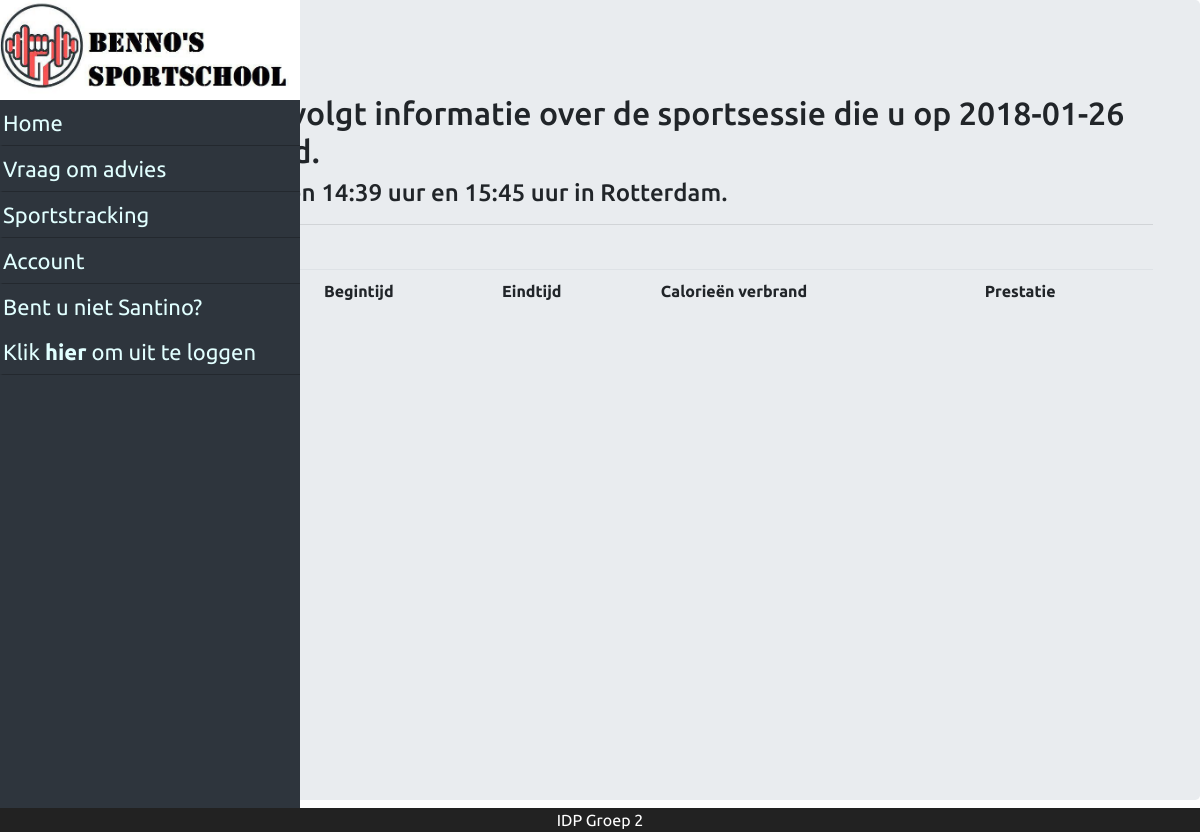
The app's page /index?page=session&_id=4 (signed in) with its own data.
### tables this page shows
CREATE TABLE `user` (
  `id` int(11) NOT NULL,
  `username` varchar(45) NOT NULL,
  `password` varchar(100) NOT NULL,
  `salt` varchar(45) NOT NULL,
  `name` varchar(45) NOT NULL,
  `insertion` varchar(45) NOT NULL,
  `lastname` varchar(45) NOT NULL,
  `birthday` date NOT NULL,
  `email` varchar(100) NOT NULL,
  `phone` varchar(10) NOT NULL,
  `street` varchar(45) NOT NULL,
  `house_number` varchar(5) NOT NULL,
  `postal_code` varchar(6) NOT NULL,
  `role` varchar(20) NOT NULL,
  `iban` varchar(18) NOT NULL,
  `subscription` int(11) DEFAULT NULL,
  `card` int(11) DEFAULT NULL
);

CREATE TABLE `sport_session` (
  `id` int(11) NOT NULL,
  `session_start` datetime NOT NULL,
  `session_end` datetime NOT NULL,
  `user` int(11) NOT NULL,
  `location` int(11) NOT NULL
);

CREATE TABLE `location` (
  `id` int(11) NOT NULL,
  `name` varchar(45) NOT NULL,
  `street` varchar(45) NOT NULL,
  `postal_code` varchar(45) NOT NULL,
  `house_number` int(5) NOT NULL
);

### class/DB.php (called while the page is built, shortened)
<?php
final class DB {
    private static $instance = null;
    public static function getInstance() {
        if(self::$instance == null){
            self::$instance = new DB();
        }
        return self::$instance;
    }
    public static function getBy($class, $field, $value) {
        try {
            try {
                $c = self::getInstance()->c;
                $qry = "SELECT * FROM `" . strtolower($class) . "` WHERE ($field = :$field)";
                $stmt = $c->prepare($qry);
                $stmt->execute(array("$field" => $value));
                $result = $stmt->fetchAll(PDO::FETCH_CLASS, $class);
                return $result;
            } catch (PDOException $e) {
                throw new FrameworkException("Could not execute query. Check your $class model and table");
            }
        } catch (FrameworkException $e) {
            echo $e->errorMessage();
            die();
        }
    }
}

### model/Model.php (called while the page is built, shortened)
<?php
abstract class Model {
    public static function findById($id)
    {
        try {
            $objs = self::findBy("id", $id);
            return $objs[0];
        } catch (FrameworkException $e) {
            echo $e->errorMessage();
            die();
        }
    }
    public static function findBy($field, $value)
    {
        return DB::getBy(get_called_class(), $field, $value);
    }
    protected function belongsTo($type, $field = "")
    {
        try {
            if ($field == "") {
                $field = strtolower($type);
            }
            return $type::findById(get_object_vars($this)[$field]);
        } catch (FrameworkException $e) {
            echo $e->errorMessage();
            die();
        }
    }
}

### class/App.php (called while the page is built, shortened)
<?php
class App
{
    public static $user;
    public static function getUser(){
        if(!isset(self::$user)){
            self::$user = User::findById($_SESSION['id']);
        }
        return self::$user;
    }
}

### model/User.php (called while the page is built, shortened)
<?php
class User extends Model {
    protected $username;
    public function getUsername()
    {
        return $this->username;
    }
}

### model/Sport_session.php (called while the page is built, shortened)
<?php
class Sport_session extends Model {
	protected $session_start;
	protected $session_end;
	public function getSession_start()
	{
		return $this->session_start;
	}
	public function getSession_end()
	{
		return $this->session_end;
	}
    public function getLocation()
	{
        return $this->belongsTo('Location');
    }
}
?>

### model/Location.php (called while the page is built, shortened)
<?php
class Location extends Model {
	protected $name;
    public function getName()
	{
    	return $this->name;
    }
}
?>

### pages/session.php (the view, shortened to what this page needs)
<?php
$id = $_GET['_id'];
$session = Sport_session::findById($id); ?>
<div class="jumbotron page_layout">
    <div class="container">
        <?php
        echo '<h2>Hieronder volgt informatie over de sportsessie die u op '.substr($session->getSession_start(), 0, 10).' heeft gehad.</h2>';
        echo '<h4>U sportte tussen '.substr($session->getSession_start(), 11, 5).' uur en '.
             substr($session->getSession_end(), 11, 5).' uur in '.$session->getLocation()->getName().'.<hr><br>';
        ?>
        <table class="table">
            <tr>
                <th>Apparaat</th>
                <th>Begintijd</th>
                <th>Eindtijd</th>
                <th>Calorieën verbrand</th>
                <th>Prestatie</th>
            </tr>
        </table>
    </div>
</div>

### core/header.php (shortened to what this page needs)
<div class="nav-side-menu">
    <div class="brand"><img class="logo" src="assets/img/logo.jpg" alt="sportschool benno"/> </div>
        <div class="menu-list">
            <ul id="menu-content" class="menu-content collapse out">
                <li>
                  <a href="?page=home">Home</a>
                </li>
            </ul>
            <ul id="menu-content" class="menu-content collapse out">
                <?php if($_SESSION['role'] == "guest") { ?>
    			<li>
    				<a href="?page=login">Inloggen</a>
    			</li>
    			<li>
    				<a href="?page=register">Registreren</a>
    			</li>
                <?php } else { ?>
                <?php if($_SESSION['role'] == "user") { ?>
                <li>
    				<a href="?page=send-mail">Vraag om advies</a>
    			</li>
                <li>
    				<a href="?page=sportSessions">Sportstracking</a>
    			</li>
    			<?php } ?>
    			<li>
    				<a href="?page=account">Account</a>
    			</li>
                <?php $user = App::getUser();
                ?>
    			<li>
    				<a href="?page=logout">Bent u niet <?php echo ucfirst($user->getUsername());?>?<br>Klik <b>hier</b> om uit te loggen</a>
    			</li>
                <?php } ?>
            </ul>
     </div>
</div>

### assets/css/main.css (style rules this page uses)
* { box-sizing: border-box; margin: 0; padding: 0; font-family: Ubuntu; }
body { position: relative; padding: 40px 0px; min-height: 100vh; }
.logo { width: 100%; height: 100px; }
.container { margin: 30px auto; width: 800px; }
.page_layout { margin-left: 7%; height: 100%; }

### assets/css/navbar.css (style rules this page uses)
.nav-side-menu { overflow: auto; font-family: verdana; font-size: 22px; background-color: #2e353d; position: fixed; top: 0px; width: 300px; height: 100%; color: #e1ffff; }
.nav-side-menu .brand { background-color: #23282e; line-height: 50px; display: block; text-align: center; font-size: 14px; }
.nav-side-menu li { padding-left: 0px; border-left: 3px solid #2e353d; border-bottom: 1px solid #23282e; }
.nav-side-menu li a { text-decoration: none; color: #e1ffff; }
@media (min-width: 767px) { .nav-side-menu .menu-list .menu-content { display: block; } }
body { margin: 0px; padding: 0px; }

### records on screen
user: username "Santino"
sport_session: session_start "2018-01-26", session_start "14:39", session_end "15:45", location.name "Rotterdam"
